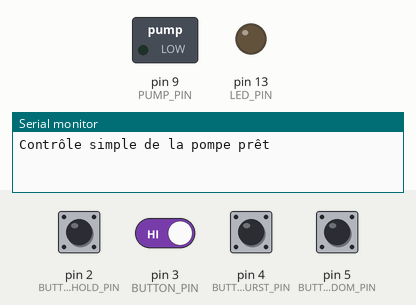
Recording of a sketch running on a simulated Arduino Uno, built with avr-gcc and run on an emulated ATmega328P. On the bench: switched loads named in the sketch (green lamp = pin HIGH), output pins drawn as LEDs (lit = HIGH), the last lines printed to the serial monitor. Dashed ring = blinking. Inputs (shaded band) come from the test bench; at power-on: pin 2 (BUTTON_HOLD_PIN), pin 3 (BUTTON_PIN), pin 4 (BUTTON_BURST_PIN), pin 5 (BUTTON_RANDOM_PIN) HIGH. Random numbers use the default seed unless the sketch sets one.

Above: at 1.2 s.
1.3 s: pin 4 (BUTTON_BURST_PIN) pulled LOW for 0.15 s
At 1.7 s:
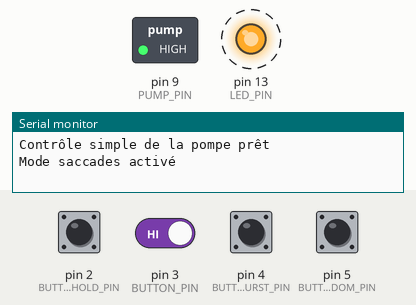
4.4 s: pin 3 (BUTTON_PIN) driven LOW
At 6.4 s:
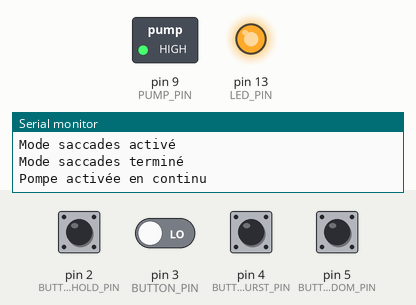
7.4 s: pin 2 (BUTTON_HOLD_PIN) pulled LOW for 1 s
10.4 s: pin 5 (BUTTON_RANDOM_PIN) pulled LOW for 1 s
Timing chart, 0 to 14.4 s (numbered marks = the images above; inputs shaded):
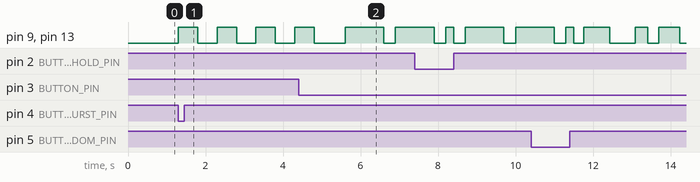

Measured:
- after the input at 1.3 s, pin 9 (PUMP_PIN), pin 13 (LED_PIN): alternates HIGH for 0.50 s and LOW for 0.50 s, starting at once

The sketch:

PumpSimple.ino
```cpp
// Code Arduino simple pour le contrôle d'une pompe avec trois boutons et une LED

#define PUMP_PIN 9            // Broche pour la pompe
//#define LED_PIN 13           // Broche pour la LED
#define LED_PIN LED_BUILTIN  // Broche pour la LED intégrée
#define BUTTON_HOLD_PIN 2    // Bouton pour activer la pompe en continu tant qu'il est maintenu
#define BUTTON_PIN 3         // Bouton pour activer la pompe en continu
#define BUTTON_BURST_PIN 4   // Bouton pour activer la pompe par saccades (4 jets)
#define BUTTON_RANDOM_PIN 5  // Bouton pour activer des jets aléatoires pendant 30 secondes


void setup() {
  pinMode(PUMP_PIN, OUTPUT);
  pinMode(LED_PIN, OUTPUT);
  pinMode(BUTTON_HOLD_PIN, INPUT_PULLUP);
  pinMode(BUTTON_PIN, INPUT_PULLUP);
  pinMode(BUTTON_BURST_PIN, INPUT_PULLUP);
  pinMode(BUTTON_RANDOM_PIN, INPUT_PULLUP);

  Serial.begin(9600);
  Serial.println("Contrôle simple de la pompe prêt"); }

void loop() {
  // Activation continue tant que le bouton est maintenu
  if (digitalRead(BUTTON_HOLD_PIN) == LOW) {
    Serial.println("Pompe activée en mode maintenu.");
    digitalWrite(PUMP_PIN, HIGH);
    digitalWrite(LED_PIN, HIGH);
    while (digitalRead(BUTTON_HOLD_PIN) == LOW); // Attente du relâchement du bouton
    digitalWrite(PUMP_PIN, LOW);
    digitalWrite(LED_PIN, LOW);
    Serial.println("Pompe désactivée, en mode maintenu.");
    delay(300); // Anti-rebond
  }

  // Activation continue de la pompe
  if (digitalRead(BUTTON_PIN) == LOW) {
    Serial.println("Pompe activée en continu");
    digitalWrite(PUMP_PIN, HIGH);
    digitalWrite(LED_PIN, HIGH);
    delay(1000); // Pompe active pendant 1 seconde
    digitalWrite(PUMP_PIN, LOW);
    digitalWrite(LED_PIN, LOW);
    Serial.println("Pompe désactivée");
    delay(300); // Anti-rebond
  }

  // Mode saccades (4 jets)
  if (digitalRead(BUTTON_BURST_PIN) == LOW) {
    Serial.println("Mode saccades activé");
    for (int i = 0; i < 4; i++) {
      digitalWrite(PUMP_PIN, HIGH);
      digitalWrite(LED_PIN, HIGH);
      delay(500); // Durée d'un jet
      digitalWrite(PUMP_PIN, LOW);
      digitalWrite(LED_PIN, LOW);
      delay(500); // Pause entre les jets
    }
    Serial.println("Mode saccades terminé");
    delay(300); // Anti-rebond
  }

  // Mode jets aléatoires pendant 30 secondes
  if (digitalRead(BUTTON_RANDOM_PIN) == LOW) {
    Serial.println("Mode jets aléatoires activé");
    unsigned long startTime = millis();
    while (millis() - startTime < 30000) {
      digitalWrite(PUMP_PIN, HIGH);
      digitalWrite(LED_PIN, HIGH);
      delay(random(200, 1000)); // Durée aléatoire du jet
      digitalWrite(PUMP_PIN, LOW);
      digitalWrite(LED_PIN, LOW);
      delay(random(200, 1000)); // Pause aléatoire entre les jets
    }
    Serial.println("Mode jets aléatoires terminé");
    delay(300); // Anti-rebond
  }
}
```
